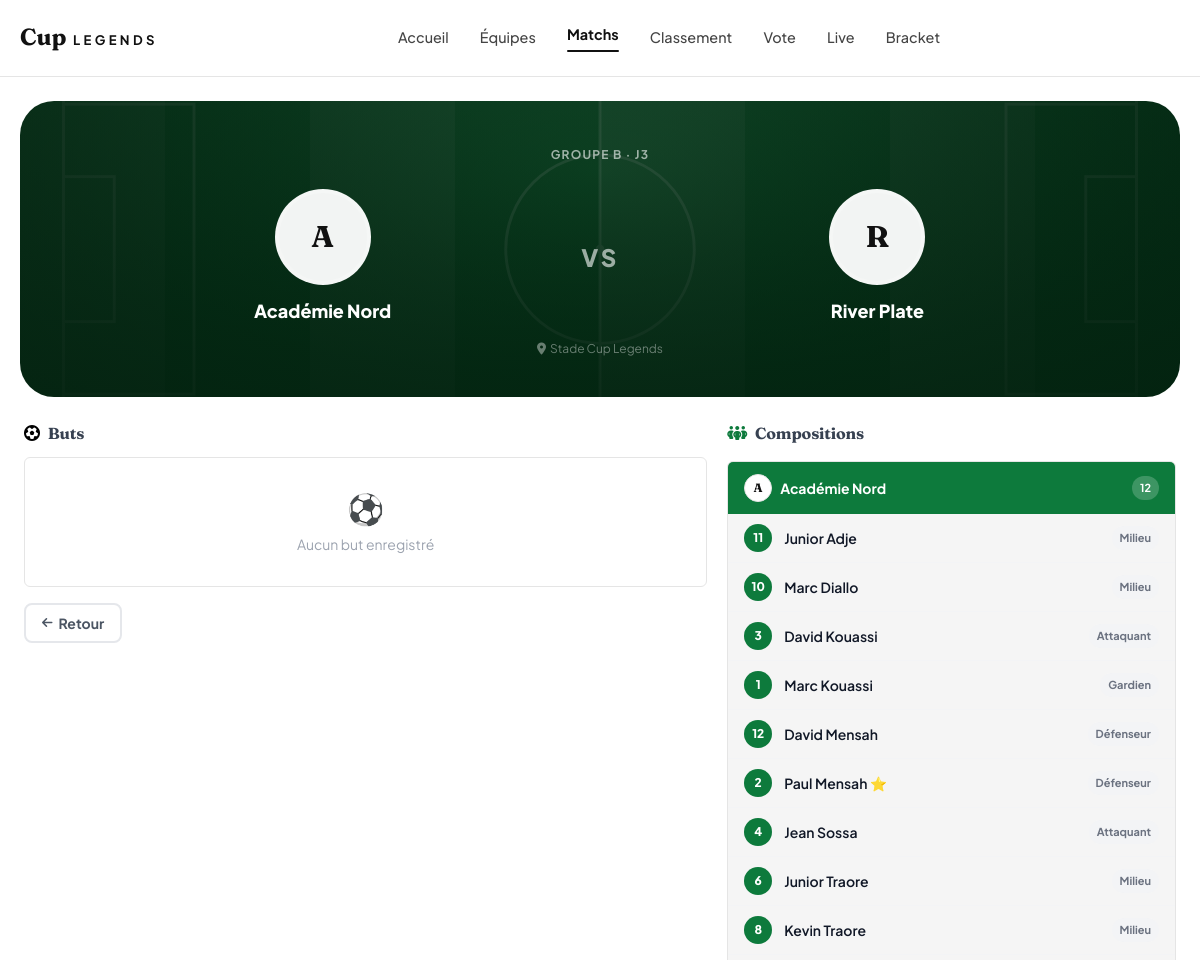
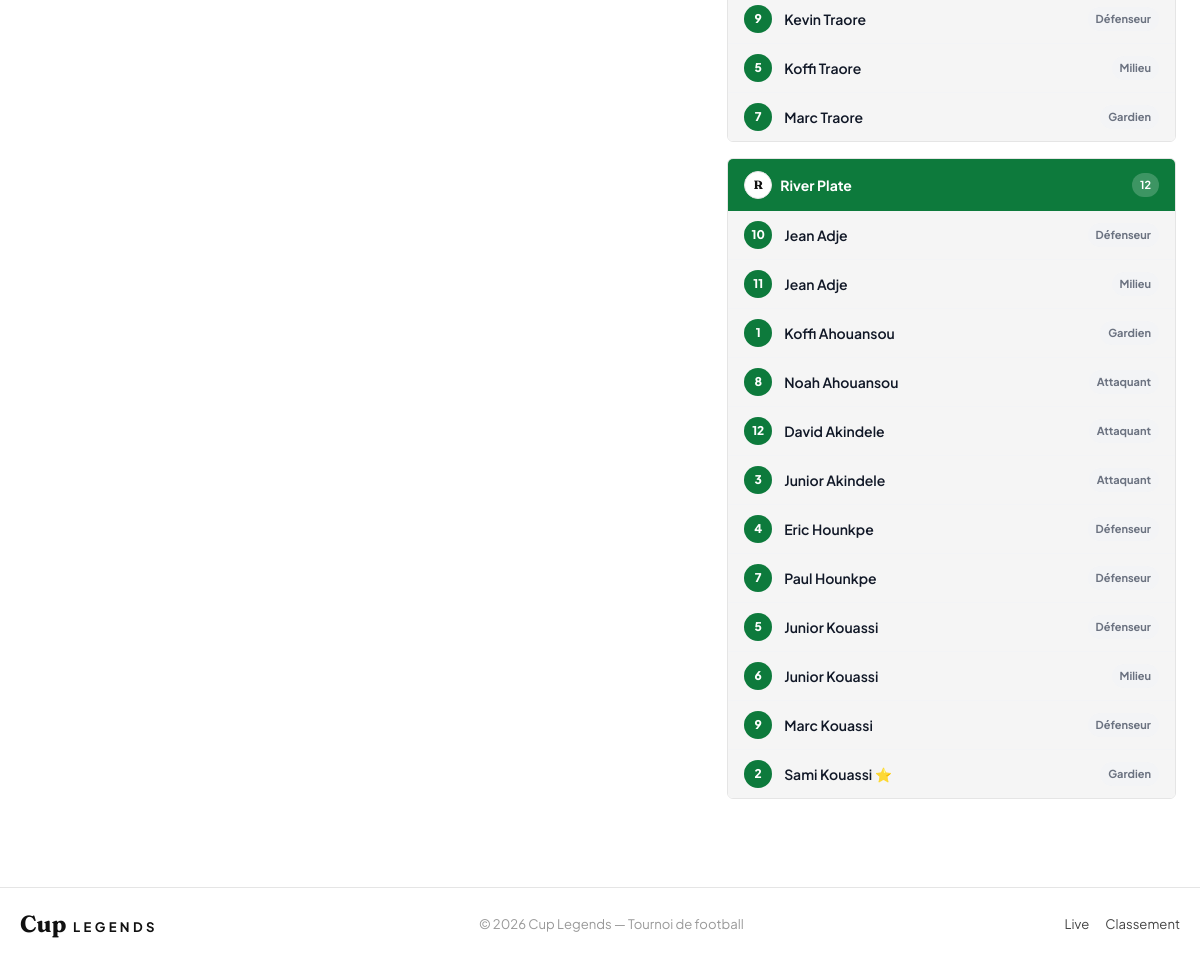
The app's page /matches/70/ with its own data (2 pictures, top to bottom).
### tournament/models.py (models this page shows, shortened)
class Match(models.Model):
    PHASE_CHOICES = [
        ('GROUP', 'Phase de groupes'),
        ('QF', 'Quart de finale'),
        ('SF', 'Demi-finale'),
        ('3RD', 'Match 3e place'),
        ('FINAL', 'Finale'),
    ]
    STATUS_CHOICES = [
        ('SCHEDULED', 'Programmé'),
        ('LIVE', 'En direct'),
        ('FINISHED', 'Terminé'),
        ('CANCELLED', 'Annulé'),
    ]
    tournament = models.ForeignKey(Tournament, on_delete=models.CASCADE, related_name='matches')
    phase = models.CharField(max_length=10, choices=PHASE_CHOICES, default='GROUP')
    group = models.ForeignKey(Group, on_delete=models.SET_NULL, null=True, blank=True, related_name='matches')
    home_team = models.ForeignKey(Team, on_delete=models.CASCADE, related_name='home_matches')
    away_team = models.ForeignKey(Team, on_delete=models.CASCADE, related_name='away_matches')
    match_date = models.DateTimeField(null=True, blank=True)
    venue = models.CharField(max_length=200, blank=True, default='Stade Cup Legends')
    home_score = models.PositiveIntegerField(default=0)
    away_score = models.PositiveIntegerField(default=0)
    status = models.CharField(max_length=10, choices=STATUS_CHOICES, default='SCHEDULED')
    matchday = models.PositiveIntegerField(default=1)
    live_started_at = models.DateTimeField(null=True, blank=True)
    stream_url = models.URLField(blank=True, null=True, verbose_name='Lien de diffusion')
    stream_platform = models.CharField(
        max_length=10, choices=STREAM_PLATFORM_CHOICES, default='YOUTUBE',
        blank=True, verbose_name='Plateforme de diffusion',
    )
    man_of_the_match = models.ForeignKey(
        'Player', on_delete=models.SET_NULL, null=True, blank=True,
        related_name='motm_awards', verbose_name='Homme du match',
    )
    def __str__(self):
        return f'{self.home_team} vs {self.away_team}'
    class Meta:
        verbose_name = 'Match'
        verbose_name_plural = 'Matchs'
        ordering = ['match_date']

class Group(models.Model):
    GROUP_CHOICES = [
        ('A', 'Groupe A'), ('B', 'Groupe B'), ('C', 'Groupe C'),
        ('D', 'Groupe D'), ('E', 'Groupe E'), ('F', 'Groupe F'),
    ]
    tournament = models.ForeignKey(Tournament, on_delete=models.CASCADE, related_name='groups')
    name = models.CharField(max_length=1, choices=GROUP_CHOICES)
    class Meta:
        verbose_name = 'Groupe'
        ordering = ['name']

class Team(models.Model):
    tournament = models.ForeignKey(Tournament, on_delete=models.CASCADE, related_name='teams')
    name = models.CharField(max_length=200)
    logo = models.ImageField(upload_to='teams/', blank=True, null=True)
    group = models.ForeignKey(Group, on_delete=models.SET_NULL, null=True, blank=True, related_name='teams')
    coach_name = models.CharField(max_length=200, blank=True, verbose_name='Entraîneur')
    president_name = models.CharField(max_length=200, blank=True, verbose_name='Président')
    qr_code = models.ImageField(upload_to='qrcodes/', blank=True, null=True)
    created_at = models.DateTimeField(auto_now_add=True)
    def __str__(self):
        return self.name
    class Meta:
        verbose_name = 'Équipe'
        ordering = ['name']

class Player(models.Model):
    POSITION_CHOICES = [
        ('GK', 'Gardien'),
        ('DEF', 'Défenseur'),
        ('MID', 'Milieu'),
        ('FWD', 'Attaquant'),
    ]
    team = models.ForeignKey(Team, on_delete=models.CASCADE, related_name='players')
    first_name = models.CharField(max_length=100)
    last_name = models.CharField(max_length=100)
    nickname = models.CharField(max_length=100, blank=True, verbose_name='Surnom (nom de maillot)')
    age = models.PositiveIntegerField()
    position = models.CharField(max_length=3, choices=POSITION_CHOICES, default='MID')
    jersey_number = models.PositiveIntegerField(null=True, blank=True)
    photo = models.ImageField(upload_to='players/', blank=True, null=True)
    is_captain = models.BooleanField(default=False)
    yellow_cards = models.PositiveIntegerField(default=0, verbose_name='Cartons jaunes')
    red_cards = models.PositiveIntegerField(default=0, verbose_name='Cartons rouges')
    @property
    def full_name(self):
        return f'{self.first_name} {self.last_name}'
    @property
    def display_name(self):
        return self.nickname or self.full_name
    class Meta:
        verbose_name = 'Joueur'
        ordering = ['last_name', 'first_name']

### tournament/views.py (the view)
# urls.py: path('matches/<int:pk>/', views.match_detail, name='match_detail'),
def match_detail(request, pk):
    _sync_match_statuses()
    match = get_object_or_404(Match, pk=pk)
    goals = match.goals.all().order_by('minute')
    home_goals = goals.filter(team=match.home_team)
    away_goals = goals.filter(team=match.away_team)
    return render(request, 'tournament/match_detail.html', {
        'match': match,
        'goals': goals,
        'home_goals': home_goals,
        'away_goals': away_goals,
        'teams': [match.home_team, match.away_team],
    })

### tournament/context_processors.py (called while the page is built)
def active_tournament(request):
    today = timezone.localdate()
    active = Tournament.objects.filter(is_active=True)
    tournament = active.filter(
        start_date__isnull=False,
        end_date__isnull=False,
        start_date__lte=today,
        end_date__gte=today,
    ).order_by('start_date').first()
    if tournament is None:
        tournament = active.filter(
            start_date__isnull=False,
            start_date__gte=today,
        ).order_by('start_date').first()
    if tournament is None:
        tournament = active.order_by('-start_date', '-id').first()
    return {'tournament': tournament}

### tournament/views.py (called while the page is built)
def _update_standings(match):
    if match.phase != 'GROUP' or not match.group:
        return
    for team in [match.home_team, match.away_team]:
        standing, _ = Standing.objects.get_or_create(group=match.group, team=team)
        standing.update_from_matches()

def _check_predictions(match):
    from betting.models import Prediction, PredictionLeaderboard
    for pred in match.predictions.all():
        pred.check_prediction()
        board, _ = PredictionLeaderboard.objects.get_or_create(user=pred.user)
        board.update()

### templates/tournament/match_detail.html (shortened to what this page needs)
{% extends "base.html" %}{% load static %}
{% block content %}
<div class="page-shell-wide pt-6">
  <div class="football-hero rounded-[34px] px-6 py-10 text-white has-shadow">
  <div class="mx-auto max-w-5xl text-center">
    {% if match.group %}<span class="text-xs text-white/60 font-bold uppercase tracking-widest">Groupe {{ match.group.name }} · J{{ match.matchday }}</span>{% endif %}
    <div class="mt-6 grid items-center gap-6 md:grid-cols-[1fr_auto_1fr]">
      <div class="text-center">
        <div class="team-logo mx-auto h-24 w-24 border-4 border-white/20 bg-white/95">
          {% if match.home_team.logo %}
          <img src="{{ match.home_team.logo.url }}" alt="{{ match.home_team.name }}">
          {% else %}
          <span class="team-logo-fallback text-3xl">{{ match.home_team.name|first|upper }}</span>
          {% endif %}
        </div>
        <p class="mt-3 text-lg font-black text-white">{{ match.home_team.name }}</p>
      </div>
      <div class="text-center">
        {% if match.status == 'SCHEDULED' %}
          <div class="text-2xl font-black text-white/60 tracking-widest">VS</div>
        {% endif %}
      </div>
      <div class="text-center">
        <div class="team-logo mx-auto h-24 w-24 border-4 border-white/20 bg-white/95">
          {% if match.away_team.logo %}
          <img src="{{ match.away_team.logo.url }}" alt="{{ match.away_team.name }}">
          {% else %}
          <span class="team-logo-fallback text-3xl">{{ match.away_team.name|first|upper }}</span>
          {% endif %}
        </div>
        <p class="mt-3 text-lg font-black text-white">{{ match.away_team.name }}</p>
      </div>
    </div>
    {% if match.venue %}<p class="text-white/40 text-xs mt-4"><i class="fas fa-map-marker-alt mr-1"></i>{{ match.venue }}</p>{% endif %}
  </div>
  </div>
</div>
<div class="page-shell-wide px-1 py-6">
  <div class="grid grid-cols-1 md:grid-cols-5 gap-5">
    <div class="md:col-span-3">
      <h2 class="font-bold text-gray-700 mb-3"><i class="fas fa-futbol mr-2 text-black"></i>Buts</h2>
      <div id="detail-goal-log" class="site-card overflow-hidden">
        {% if goals %}
          {% for g in goals %}
          <div class="flex items-center gap-3 px-4 py-3 border-b border-gray-50 last:border-b-0 text-sm">
            {% if g.team == match.home_team %}
              <div class="flex-1 text-right font-bold">{{ g.player.full_name }}{% if g.is_penalty %} <span class="text-xs text-gray-400">(P)</span>{% endif %}{% if g.is_own_goal %} <span class="text-xs text-gray-500">(CSC)</span>{% endif %}</div>
              <div class="w-9 h-9 rounded-full flex items-center justify-center text-white text-xs font-black shrink-0 bg-black">{{ g.minute }}'</div>
              <div class="flex-1"></div>
            {% else %}
              <div class="flex-1"></div>
              <div class="w-9 h-9 rounded-full flex items-center justify-center bg-gray-100 text-gray-600 text-xs font-black shrink-0">{{ g.minute }}'</div>
              <div class="flex-1 font-bold">{{ g.player.full_name }}{% if g.is_penalty %} <span class="text-xs text-gray-400">(P)</span>{% endif %}{% if g.is_own_goal %} <span class="text-xs text-gray-500">(CSC)</span>{% endif %}</div>
            {% endif %}
            <span class="text-base shrink-0">⚽</span>
          </div>
          {% endfor %}
        {% else %}
          <div class="text-center py-8 text-gray-400 text-sm"><div class="text-3xl mb-2">⚽</div>Aucun but enregistré</div>
        {% endif %}
      </div>
      <div class="flex gap-2 mt-4 flex-wrap">
        <a href="{% url 'matches' %}" class="flex items-center gap-1.5 px-4 py-2 rounded-lg border-2 border-gray-200 text-sm font-bold text-gray-600 hover:border-gray-400 transition-colors">
          <i class="fas fa-arrow-left text-xs"></i>Retour
        </a>
      </div>
    </div>
    <div class="md:col-span-2 space-y-4">
      <h2 class="font-bold text-gray-700"><i class="fas fa-people-group mr-2 accent-green"></i>Compositions</h2>
      {% for team in teams %}
      <div class="site-card overflow-hidden">
        <div class="bg-pitch flex items-center gap-2 px-4 py-3 text-sm font-bold text-white">
          <div class="team-logo h-7 w-7 bg-white">
            {% if team.logo %}<img src="{{ team.logo.url }}" alt="">{% else %}<span class="team-logo-fallback text-xs">{{ team.name|first|upper }}</span>{% endif %}
          </div>
          <span class="flex-1 truncate">{{ team.name }}</span>
          <span class="rounded-full bg-white/20 px-2 py-0.5 text-[11px]">{{ team.players.count }}</span>
        </div>
        <div class="divide-y divide-gray-100">
          {% for p in team.players.all %}
          <div class="flex items-center gap-3 px-4 py-2.5 text-sm transition-colors hover:bg-[#f7fbf8]">
            <span class="bg-pitch flex h-7 w-7 shrink-0 items-center justify-center rounded-full text-xs font-black text-white">{{ p.jersey_number|default:"–" }}</span>
            <div class="min-w-0 flex-1">
              <div class="truncate font-semibold text-gray-900">{{ p.display_name }}{% if p.is_captain %} <span title="Capitaine">⭐</span>{% endif %}</div>
            </div>
            <span class="shrink-0 rounded-full bg-gray-100 px-2 py-0.5 text-[11px] font-bold text-gray-500">{{ p.get_position_display }}</span>
          </div>
          {% empty %}<p class="px-4 py-3 text-xs text-gray-400">Aucun joueur</p>{% endfor %}
        </div>
      </div>
      {% endfor %}
    </div>
  </div>
</div>
{% endblock %}

### static/css/main.css (style rules this page uses)
:root { --color-bg: #FFFFFF; --color-fg: #111111; --color-soft: #F5F5F5; --color-line: #E5E5E5; --color-muted: #999999; --color-dim: #444444; --font-display: 'Fraunces', Georgia, serif; --font-body: 'Plus Jakarta Sans', system-ui, sans-serif; --radius: 6px; }
* { box-shadow: none !important; text-shadow: none !important; }
*, *::before, *::after { background-image: none !important; }
* { font-family: var(--font-body); }
body { color: var(--color-fg); background: var(--color-bg) !important; font-family: var(--font-body); -webkit-font-smoothing: antialiased; margin: 0; }
h1, h2, h3, h4, h5, h6, .font-display, .font-heading, .logo, .score, .section-title { font-family: var(--font-display) !important; letter-spacing: -0.01em; }
a { color: inherit; }
.page-shell-wide { width: min(1600px, calc(100% - 2.5rem)); margin: 0 auto; }
.site-card, .soft-card { background: var(--color-bg); border: 1px solid var(--color-line); border-radius: var(--radius); }
.team-logo { display: flex; align-items: center; justify-content: center; overflow: hidden; border-radius: 999px; background: var(--color-soft); border: 1px solid var(--color-line); }
.team-logo-fallback { font-family: var(--font-display); font-weight: 700; color: var(--color-fg); }
[class*="bg-[#edf4ef]"], [class*="bg-[#f3f8f5]"], [class*="bg-[#f7fbf8]"] { background-color: var(--color-soft) !important; }
:root { --pitch: #0d7a3c; --pitch-dark: #064d24; --gold: #e7b84b; }
.football-hero { position: relative; background-image: linear-gradient(rgba(3,33,15,.62), rgba(3,33,15,.82)), url('../img/football-hero.svg') !important; background-size: cover !important; background-position: center !important; background-repeat: no-repeat !important; background-color: var(--pitch-dark) !important; color: #fff; }
.has-shadow { box-shadow: none !important; }
.accent-green { color: var(--pitch) !important; }
.bg-pitch { background: var(--pitch) !important; color:#fff; }

### records on screen
Match: group.name "B", matchday "3", home_team.name|first "A", home_team.name "Académie Nord", away_team.name|first "R", away_team.name "River Plate", venue "Stade Cup Legends"
Team: name|first "A", name "Académie Nord", players.count "12"
Player: jersey_number "11", display_name "Junior Adje", position "Milieu"
Player: jersey_number "10", display_name "Marc Diallo", position "Milieu"
Player: jersey_number "3", display_name "David Kouassi", position "Attaquant"
Player: jersey_number "1", display_name "Marc Kouassi", position "Gardien"
Player: jersey_number "12", display_name "David Mensah", position "Défenseur"
Player: jersey_number "2", display_name "Paul Mensah", position "Défenseur"
Player: jersey_number "4", display_name "Jean Sossa", position "Attaquant"
Player: jersey_number "6", display_name "Junior Traore", position "Milieu"
Player: jersey_number "8", display_name "Kevin Traore", position "Milieu"
Player: jersey_number "9", display_name "Kevin Traore", position "Défenseur"
Player: jersey_number "5", display_name "Koffi Traore", position "Milieu"
Player: jersey_number "7", display_name "Marc Traore", position "Gardien"
Team: name|first "R", name "River Plate", players.count "12"
Player: jersey_number "10", display_name "Jean Adje", position "Défenseur"
Player: jersey_number "11", display_name "Jean Adje", position "Milieu"
Player: jersey_number "1", display_name "Koffi Ahouansou", position "Gardien"
Player: jersey_number "8", display_name "Noah Ahouansou", position "Attaquant"
Player: jersey_number "12", display_name "David Akindele", position "Attaquant"
Player: jersey_number "3", display_name "Junior Akindele", position "Attaquant"
Player: jersey_number "4", display_name "Eric Hounkpe", position "Défenseur"
Player: jersey_number "7", display_name "Paul Hounkpe", position "Défenseur"
Player: jersey_number "5", display_name "Junior Kouassi", position "Défenseur"
Player: jersey_number "6", display_name "Junior Kouassi", position "Milieu"
Player: jersey_number "9", display_name "Marc Kouassi", position "Défenseur"
Player: jersey_number "2", display_name "Sami Kouassi", position "Gardien"
